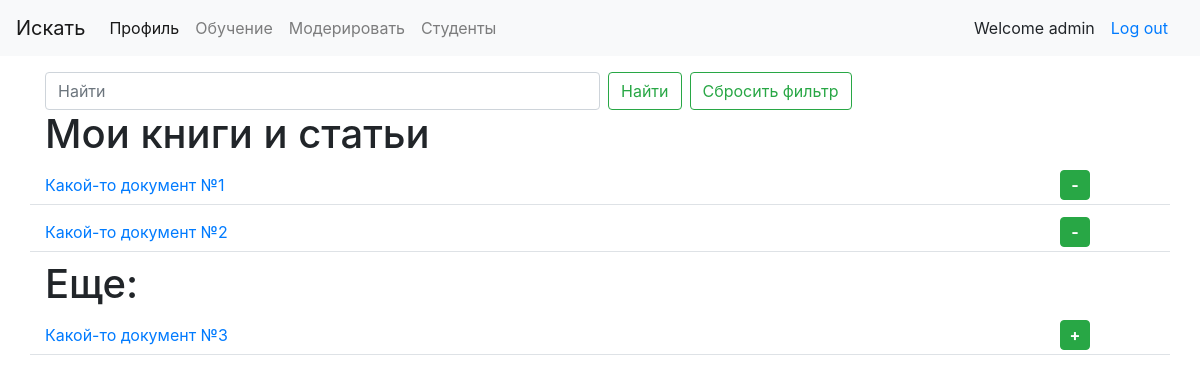
Screenshot of / (signed in) with the database file from the repository.
### artman/models_anton.py (models this page shows, shortened)
class Document(models.Model):
    file = models.FileField(
        upload_to=upload_path,
        max_length=600
    )
    net_url = models.URLField(max_length=600)
    title = models.CharField(max_length=200)

### artman/models.py (models this page shows)
class BookShelf(models.Model):
    user = models.ForeignKey(
        settings.AUTH_USER_MODEL,
        on_delete=models.CASCADE
    )
    article = models.ForeignKey(
        Document,
        on_delete=models.CASCADE
    )
    taccess = models.DateTimeField(default=timezone.now)

### artman/views.py (the view, shortened to what this page needs)
# urls.py: path('', HomeView.as_view(), name='homepage'),
class HomeView(LoginRequiredMixin, View):
    def get(self, request):
        user_books = BookShelf.objects.filter(user=request.user).select_related()
        if user_books.exists():
            books = list(map(lambda x: x.article.pk, user_books))
            docs = Document.objects.exclude(pk__in=books)
        else:
            docs = Document.objects.all()
        sform = SearchDocumentForm(request.GET)
        if sform.is_valid():
            query = sform.cleaned_data.get('search')
            q = Q(title__contains=query)
            user_books = user_books.filter(article__title__contains=query)
            docs = docs.filter(q)
        return render(request, 'artman/homepage.html', {
            'sform': sform,
            'docs': docs,
            'bookshelf': user_books,
        })

### artman/forms.py
class SearchDocumentForm(forms.Form):
    search = forms.CharField(max_length=100, required=False,
        widget=forms.TextInput(attrs={
            'class': 'form-control w-50 mr-2',
            'placeholder': 'Найти',
            'type': 'search',
            'aria-label': 'Найти',
            'name': 'q',
            'style': 'min-width: 50%;'
        })
    )

### artman/templates/artman/homepage.html (shortened to what this page needs)
{% extends 'artman/index.html' %}
{% load static %}
{% block content %}
<div class="container mt-3">
  <div class="row">
    <div class="col-lg-12">
      <form class="form-inline w-100 my-2 my-lg-0" method="GET" action=".">
        {{ sform.search }}
        <button class="btn btn-outline-success mr-2 my-sm-0" type="submit">Найти</button>
        <a class="btn btn-outline-success my-sm-0" href=".">Сбросить фильтр</a>
      </form>
    </div>
  </div>
  <div class="row">
    <div id="main_content" class="container">
      {% include 'artman/homepage__content.html' with bookshelf=bookshelf docs=docs %}
    </div>
  </div>
</div>
{% endblock %}

### artman/templates/artman/index.html (shortened to what this page needs)
<!DOCTYPE html>
<html>
  <head>
     <link href="http://netdna.bootstrapcdn.com/bootstrap/4.1.0/css/bootstrap.min.css" rel="stylesheet">
  </head>
  <body>
    <nav class="navbar navbar-expand-md navbar-expand-lg navbar-light bg-light">
      <a class="navbar-brand" href="#">Искать</a>
      <div class="collapse navbar-collapse" id="navbarSupportedContent">
        <ul class="navbar-nav mr-auto">
          <li class="nav-item active">
            <a class="nav-link" href="{% url 'homepage' %}">Профиль <span class="sr-only">(current)</span></a>
          </li>
          {% if request.user.is_authenticated %}
          <li class="nav-item">
            <a class="nav-link" href="{% url 'pupilrequest_page' %}">Обучение</a>
          </li>
          {% if request.user.is_staff %}
          <li class="nav-item">
            <a class="nav-link" href="{% url 'moderate_page' %}">Модерировать</a>
          </li>
          <li class="nav-item">
            <a class="nav-link" href="{% url 'studentsrequest_page' %}">Студенты</a>
          </li>
          {% else %}
            <li class="nav-item">
              <a class="nav-link" href="{% url 'promote_request' %}">Запрос на модерацию</a>
            </li>
          {% endif %}
          {% endif %}
        </ul>
        {% if request.user.is_authenticated %}
        <span>Welcome {{ request.user.username }}</span>
        <a class="nav-link" href="{% url 'logout' %}">Log out</a>
        {% else %}
        <a class="nav-link" href="{% url 'login' %}">Log In</a>
        {% endif %}
      </div>
    </nav>
    {% block content %}{% endblock %}
  </body>
</html>

### artman/templates/artman/document.html (shortened to what this page needs)
<div class="row mb-2 border-bottom">
    <div class="col-md-10 col-lg-10 my-auto">
      <a href="{{ document.file.url }}">{{ document.title }}</a>
    </div>
    <div class="col-md-2 col-lg-2">
      {% if add %}
      <form class="form-inline w-100 my-1" action="." method="post">
        <button type="submit" class="btn btn-success glyphicon glyphicon-plus m-auto"></button>
      </form>
      {% endif %}
      {% if remove %}
      <form class="form-inline w-100 my-1" action="." method="post">
        <button type="submit" class="btn btn-success glyphicon glyphicon-minus m-auto"></button>
      </form>
      {% endif %}
    </div>
</div>

### artman/templates/artman/index.html (style rules this page uses)
form > button[type="submit"].glyphicon { box-sizing: border-box; padding: 0px; width: 30px; height: 30px; }
.glyphicon-plus::before { content: "+"; font-weight: bold; }
.glyphicon-minus::before { content: "-"; font-weight: bold; }

### rows the page displays
Document: title "Какой-то документ №1"
Document: title "Какой-то документ №2"
Document: title "Какой-то документ №3"

### other values shown
{{ request.user.username }} "admin"
